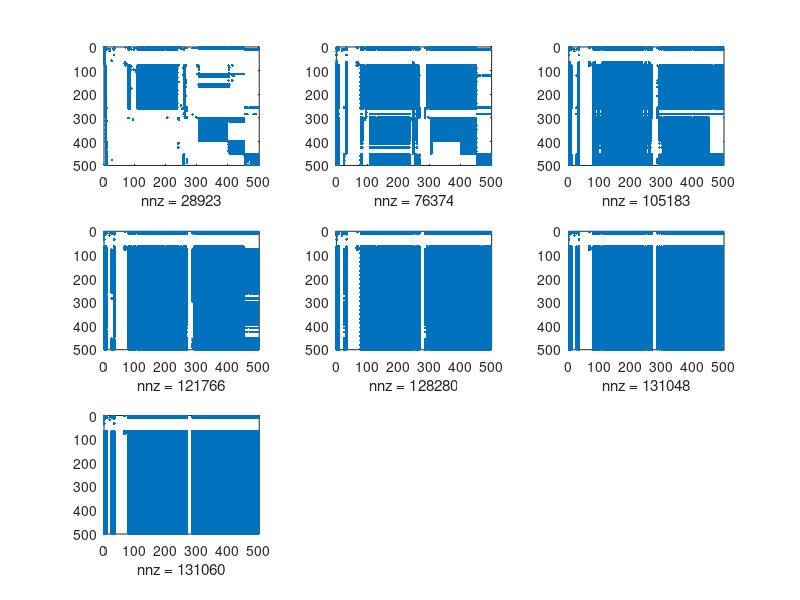

Reproduce this figure in MATLAB.
load harvard500-2018;

n = size(G,2); 
total_elements = n * n;

% PART 1 Q3 - a)
for p = 1 : 50
    if ( nnz(G ^ p) == nnz ( G ^ (p + 1) ) )
        fprintf('The power p where the number of non-zeros stops increasing is %d\n', p);
        break
    end
end

% PART 1 Q3 - b)
fraction = nnz(G ^ p) / total_elements * 100;

% PART 1 Q3 - c )
for i = 1:7
    subplot(3,3,i)
    spy(G^i)
end






